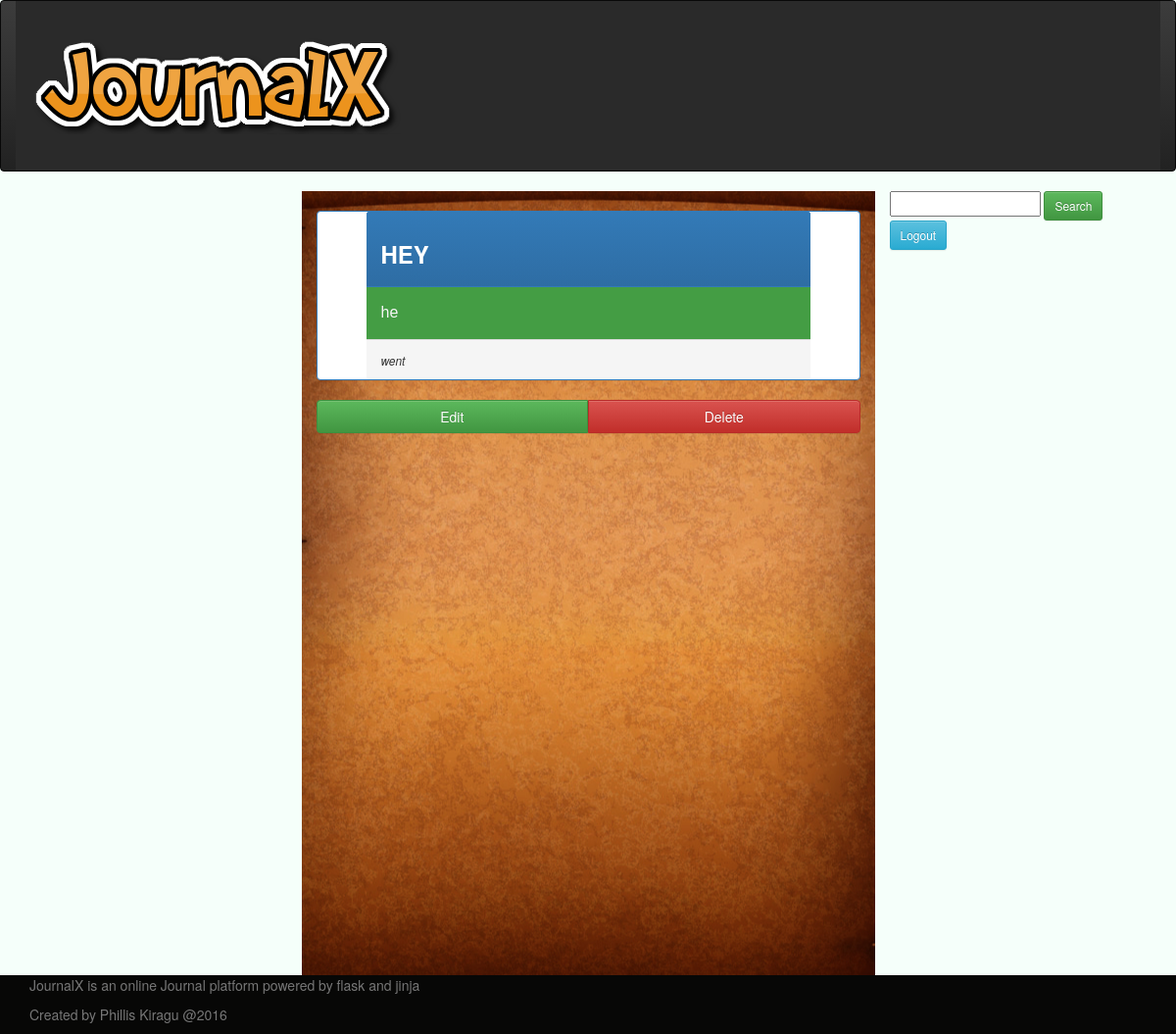
The page /view/1 (signed in) on the database its author committed.
### app/mod_main/models.py (models this page shows, shortened)
class Base(db.Model):
    __abstract__ = True
    date_created = db.Column(db.DateTime,  default=db.func.current_timestamp())
    date_modified = db.Column(db.DateTime,  default=db.func.current_timestamp(), onupdate=db.func.current_timestamp())

class Journal(Base):
    __tablename__ = 'journal'
    __searchable__ = ['body', 'title', 'tags']
    id = db.Column(db.Integer, primary_key=True)
    title = db.Column(db.String(200), nullable=False)
    body = db.Column(db.String(1000), nullable=False)
    tags = db.Column(db.String(50),  db.ForeignKey('tags.tagname'), nullable=True)
    user_id = db.Column(db.Integer, db.ForeignKey('user.id'))
    user = db.relationship('User')

### app/mod_main/controllers.py (the view)
@mod_main.route('/view/<int:id>', methods=['GET', 'POST'])
@login_required
def view_entry(id):
    journal_entry = Journal.query.get_or_404(id)
    user =  current_user
    return render_template('main/viewentry.html', journal_entry=journal_entry, user=user)

### app/mod_main/forms.py
class SearchForm(Form):
    search = StringField('search', validators=[DataRequired()])

### app/mod_auth/controllers.py (called while the page is built)
@lm.user_loader
def load_user(id):
    return User.query.get(int(id))

@app.before_request
def before_request():
    g.user = current_user
    if g.user.is_authenticated:
        g.search_form = SearchForm()

### app/mod_main/models.py (called while the page is built)
    @property
    def is_authenticated(self):
        return True

### app/templates/main/viewentry.html (shortened to what this page needs)
{% extends "main/base.html" %}
{% block content %}
    <div class="row-fluid">
            <div class="col-lg-3">
            </div>
            <div id="center-side-id4" class="col-lg-6 center-side">
                {% block center_content %}
                    {% if journal_entry %}
                        <div class="panel panel-primary">
                            <div class="panel-heading"><h3><b>{{ journal_entry.title|upper }}</b></h3></div>
                            <div id="panel-light" class="panel-body">{{ journal_entry.body }}</div>
                            <div class="panel-footer"><i><small>{{ journal_entry.tags }}</small></i></div>
                        </div>
                        <div class="btn-group btn-group-justified">
                            <a class="btn btn-success" href="{{ url_for('main.update_entry', id = journal_entry.id) }}"> Edit </a>
                            <a class="btn btn-danger" href="{{ url_for('main.delete', id=journal_entry.id) }}"> Delete</a>
                        </div>
                    {% endif %}
                {% endblock %}
            </div>
            <div class="col-lg-3">
                {% block right_content %}
                    {{ super() }}
                {% endblock %}
            </div>
        </div>
{% endblock %}

### app/static/css/main.css (style rules this page uses)
body, html { height: 100%; background-size:cover; background-color: mintcream; }
.center-side { background-image: url("../media/background1.jpg"); background-attachment: fixed; background-position: center, center; height: 100vh; }
.center-side .panel { margin-top: 20px; padding-left: 50px; padding-right: 50px; height: 100%; }
#center-side-id4 .panel { height: auto; }
#panel-light { background-color: #449d44; color: whitesmoke; font-family: 'Ubuntu', 'Lucida Grande', 'Lucida Sans Unicode', 'Geneva', 'Verdana', sans-serif; font-size: medium; }

### rows shown on the page
Journal: title "HEY", body "he", tags "went"
